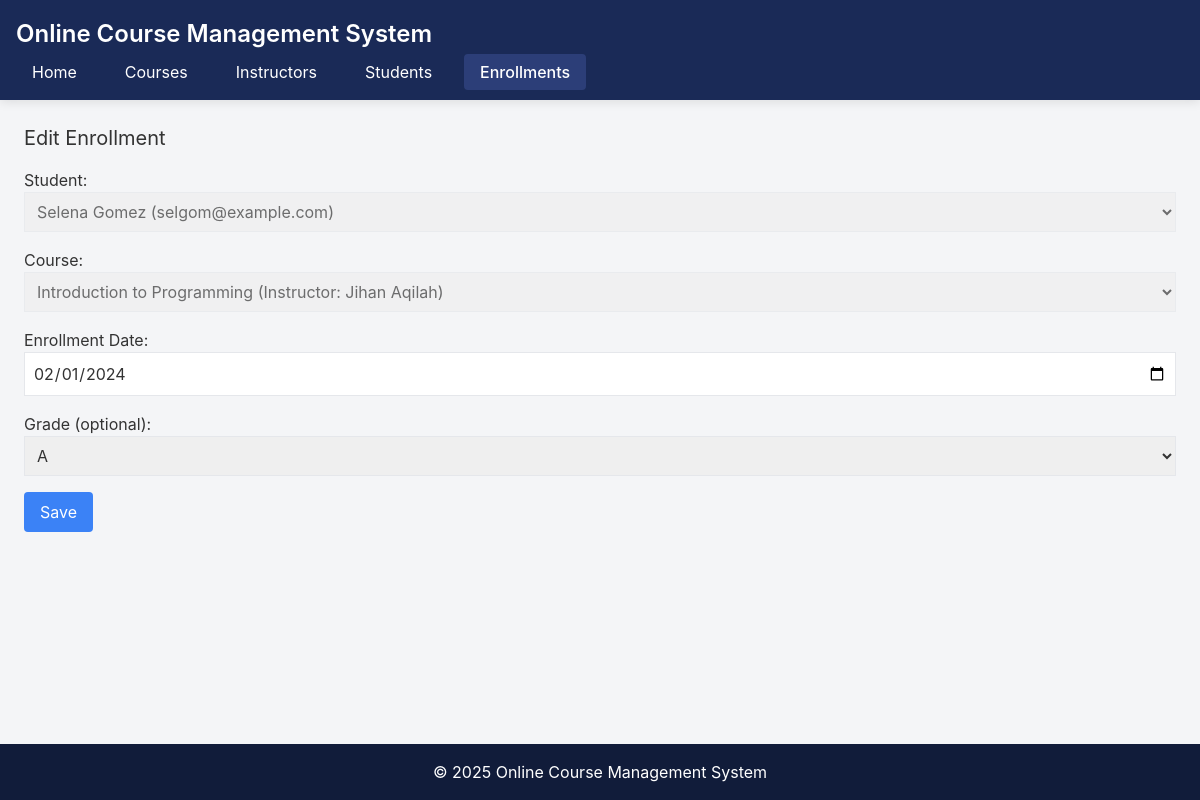
Page /index.php?entity=enrollment&action=edit&id=1 on the committed database.
### tables this page shows
CREATE TABLE enrollment (
    id INT AUTO_INCREMENT PRIMARY KEY,
    student_id INT NOT NULL,
    course_id INT NOT NULL,
    enrollment_date DATE NOT NULL,
    grade VARCHAR(2),
    FOREIGN KEY (student_id) REFERENCES student(id),
    FOREIGN KEY (course_id) REFERENCES course(id),
    UNIQUE KEY unique_enrollment (student_id, course_id)
);

CREATE TABLE student (
    id INT AUTO_INCREMENT PRIMARY KEY,
    name VARCHAR(100) NOT NULL,
    email VARCHAR(100) NOT NULL,
    registration_date DATE NOT NULL
);

CREATE TABLE course (
    id INT AUTO_INCREMENT PRIMARY KEY,
    title VARCHAR(100) NOT NULL,
    description TEXT,
    credits INT NOT NULL,
    instructor_id INT NOT NULL,
    FOREIGN KEY (instructor_id) REFERENCES instructor(id)
);

### model/Enrollment.php (called while the page is built, shortened)
<?php
require_once 'config/Database.php';
class Enrollment {
    private $conn;
    private $table = 'enrollment';
    public function __construct() {
        $database = new Database();
        $this->conn = $database->getConnection();
    }
    public function getById($id) {
        $query = "SELECT e.*, s.name as student_name, c.title as course_title
                 FROM " . $this->table . " e
                 JOIN student s ON e.student_id = s.id
                 JOIN course c ON e.course_id = c.id
                 WHERE e.id = :id";
        $stmt = $this->conn->prepare($query);
        $stmt->bindParam(':id', $id);
        $stmt->execute();
        return $stmt->fetch(PDO::FETCH_ASSOC);
    }
}
?>

### config/Database.php (called while the page is built, shortened)
<?php
class Database {
    private $host = "localhost";
    private $username = "root";
    private $password = "";
    private $database = "courses";
    public function getConnection() {
        $this->conn = null;
        try {
            $this->conn = new PDO("mysql:host=" . $this->host . ";dbname=" . $this->database, $this->username, $this->password);
            $this->conn->setAttribute(PDO::ATTR_ERRMODE, PDO::ERRMODE_EXCEPTION);
        } catch(PDOException $e) {
            echo "Connection error: " . $e->getMessage();
        }
        return $this->conn;
    }
}
?>

### model/Student.php (called while the page is built, shortened)
<?php
require_once 'config/Database.php';
class Student {
    private $conn;
    private $table = 'student';
    public function __construct() {
        $database = new Database();
        $this->conn = $database->getConnection();
    }
    public function getAll() {
        $query = "SELECT * FROM " . $this->table;
        $stmt = $this->conn->prepare($query);
        $stmt->execute();
        return $stmt->fetchAll(PDO::FETCH_ASSOC);
    }
}
?>

### model/Course.php (called while the page is built, shortened)
<?php
require_once 'config/Database.php';
class Course {
    private $conn;
    private $table = 'course';
    public function __construct() {
        $database = new Database();
        $this->conn = $database->getConnection();
    }
    public function getAll() {
        $query = "SELECT c.*, i.name as instructor_name
                 FROM " . $this->table . " c
                 JOIN instructor i ON c.instructor_id = i.id";
        $stmt = $this->conn->prepare($query);
        $stmt->execute();
        return $stmt->fetchAll(PDO::FETCH_ASSOC);
    }
}
?>

### viewmodel/EnrollmentViewModel.php (called while the page is built, shortened)
<?php
require_once 'model/Enrollment.php';
require_once 'model/Student.php';
require_once 'model/Course.php';
class EnrollmentViewModel {
    private $enrollment;
    private $student;
    private $course;
    public function __construct() {
        $this->enrollment = new Enrollment();
        $this->student = new Student();
        $this->course = new Course();
    }
    public function getEnrollmentById($id) {
        return $this->enrollment->getById($id);
    }
    public function getStudents() {
        return $this->student->getAll();
    }
    public function getCourses() {
        return $this->course->getAll();
    }
}
?>

### views/enrollment_form.php (the view, shortened to what this page needs)
<?php
require_once 'views/template/header.php';
?>
<h2 class="text-xl mb-4"><?php echo isset($enrollment) ? 'Edit Enrollment' : 'Add Enrollment'; ?></h2>
<form action="index.php?entity=enrollment&action=<?php echo isset($enrollment) ? 'update&id=' . $enrollment['id'] : 'save'; ?>" method="POST" class="space-y-4">
    <div>
        <label class="block">Student:</label>
        <select name="student_id" class="border p-2 w-full" required <?php echo isset($enrollment) ? 'disabled' : ''; ?>>
            <?php foreach ($students as $student): ?>
            <option value="<?php echo $student['id']; ?>" <?php echo isset($enrollment) && $enrollment['student_id'] == $student['id'] ? 'selected' : ''; ?>>
                <?php echo $student['name']; ?> (<?php echo $student['email']; ?>)
            </option>
            <?php endforeach; ?>
        </select>
    </div>
    <div>
        <label class="block">Course:</label>
        <select name="course_id" class="border p-2 w-full" required <?php echo isset($enrollment) ? 'disabled' : ''; ?>>
            <?php foreach ($courses as $course): ?>
            <option value="<?php echo $course['id']; ?>" <?php echo isset($enrollment) && $enrollment['course_id'] == $course['id'] ? 'selected' : ''; ?>>
                <?php echo $course['title']; ?> (Instructor: <?php echo $course['instructor_name']; ?>)
            </option>
            <?php endforeach; ?>
        </select>
    </div>
    <div>
        <label class="block">Enrollment Date:</label>
        <input type="date" name="enrollment_date" value="<?php echo isset($enrollment) ? $enrollment['enrollment_date'] : date('Y-m-d'); ?>" class="border p-2 w-full" required>
    </div>
    <div>
        <label class="block">Grade (optional):</label>
        <select name="grade" class="border p-2 w-full">
            <option value="A" <?php echo isset($enrollment) && $enrollment['grade'] == 'A' ? 'selected' : ''; ?>>A</option>
        </select>
    </div>
    <button type="submit" class="bg-blue-500 text-white px-4 py-2 rounded">Save</button>
</form>
<?php
require_once 'views/template/footer.php';
?>

### assets/css/style.css (style rules this page uses)
:root { --navy: #1a2a57; --navy-dark: #111c3a; --navy-light: #2c3e78; --gray-light: #f4f5f7; --gray-medium: #d1d5db; --gray-dark: #4b5563; --accent: #6366f1; }
body { font-family: 'Inter', system-ui, -apple-system, sans-serif; background-color: var(--gray-light); color: #333; margin: 0; padding: 0; min-height: 100vh; display: flex; flex-direction: column; }
.mb-4 { margin-bottom: 1rem; }

### rows in the picture
enrollment: student_id "Selena Gomez (selgom@example.com)", course_id "Introduction to Programming (Instructor: Jihan Aqilah)", enrollment_date "02/01/2024", grade "A"
